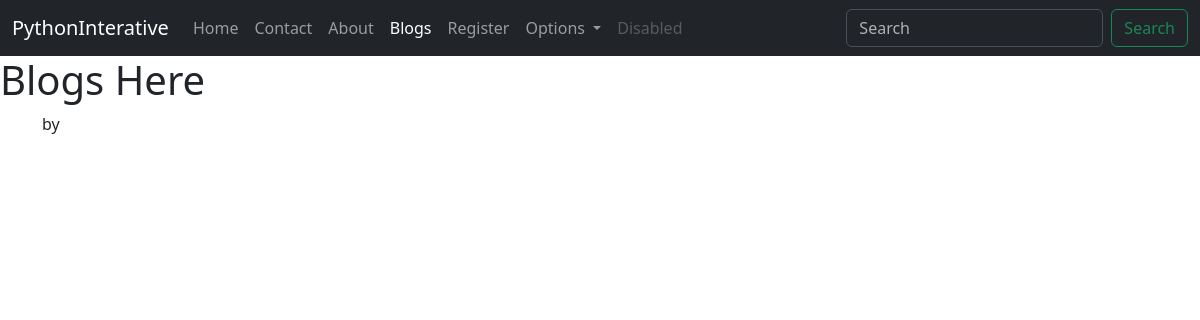
The page /blog/python-blog on the database as committed earlier.
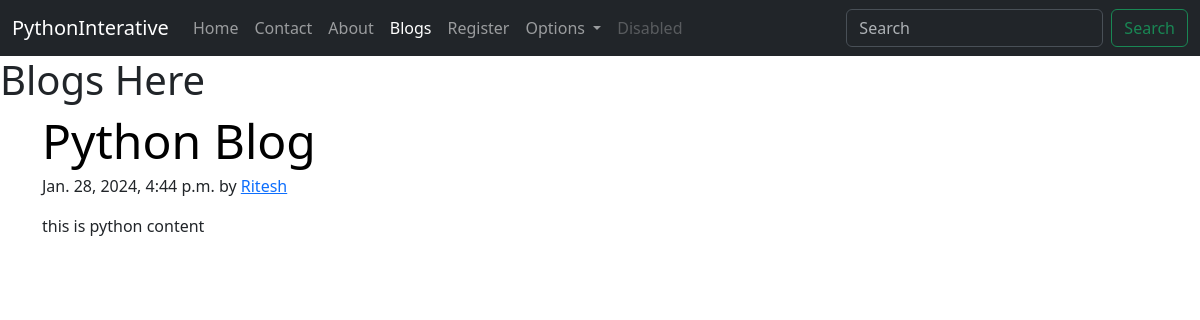
The same page on the database as committed later.
### blogsite/models.py (models this page shows, shortened)
class Post(models.Model):
    sno = models.AutoField(primary_key=True)
    title = models.CharField(max_length=100)
    content =models.TextField()
    author =models.CharField(max_length=15)
    slug =models.CharField(max_length=50)
    timeStamp=models.DateTimeField(auto_now_add=True,blank=True)

### blogsite/views.py (the view)
# urls.py: path('<str:slug>', views.blogpost, name='blogpost'),
def blogpost(request,slug):
    post=Post.objects.filter(slug=slug).first()
    context={'post':post}
    return render(request,"blogsite/blogpost.html",context)

### templates/blogsite/blogpost.html (shortened to what this page needs)
{% extends 'home/base.html' %}
{% block blogactive %} active {% endblock %}
{% block name %}
    Blogs Here
 {% endblock %}
 {% block body %}
 <article class="container">
    <h2 class="display-5 link-body-emphasis mb-1">{{post.title}}</h2>
    <p class="blog-post-meta">{{post.timeStamp}} by <a href="#">{{post.author}}</a></p>
    <p>{{post.content}}</p>
    </article>
 {% endblock %}

### templates/home/base.html (shortened to what this page needs)
<!DOCTYPE html>
<html lang="en">
<head>
  <link href="https://cdn.jsdelivr.net/npm/bootstrap@5.3.2/dist/css/bootstrap.min.css" rel="stylesheet">
</head>
<body>
  <nav class="navbar navbar-expand bg-dark " data-bs-theme="dark">
    <div class="container-fluid">
      <a class="navbar-brand" href="/">PythonInterative</a>
      <div class="collapse navbar-collapse" id="navbarSupportedContent">
        <ul class="navbar-nav me-auto mb-2 mb-lg-0">
          <li class="nav-item">
            <a class="nav-link {% block homeactive %} {% endblock %}" aria-current="page" href="/">Home</a>
          </li>
          <li class="nav-item">
            <a class="nav-link {% block contactactive %} {% endblock %}" href="/contact">Contact</a>
          </li>
          <li class="nav-item">
            <a class="nav-link {% block aboutactive %} {% endblock %}" href="/about">About</a>
          </li>
          <li class="nav-item">
            <a class="nav-link {% block blogactive %} {% endblock %}" href="/blog">Blogs</a>
          </li>
          <li class="nav-item">
            <a class="nav-link {% block registeractive %} {% endblock %}" href="/register">Register</a>
          </li>
          <li class="nav-item dropdown">
            <a class="nav-link dropdown-toggle" href="#" role="button" data-bs-toggle="dropdown" aria-expanded="false">
              Options
            </a>
          </li>
          <li class="nav-item">
            <a class="nav-link disabled" aria-disabled="true">Disabled</a>
          </li>
        </ul>
        <form action="/search" method="GET" class="d-flex" role="search" >
          <input class="form-control me-2" type="search" placeholder="Search" aria-label="Search" name="query">
          <button class="btn btn-outline-success" type="submit">Search</button>
        </form>
      </div>
    </div>
  </nav>
  <h1>{% block name %}
    {% endblock %}</h1>
  {% block body %}
  {% endblock %}
  </body>
</html>

Rows that differ between the two databases and show on the page:
added Post: title "Python Blog", timeStamp "Jan. 28, 2024, 4:44 p.m.", author "Ritesh", content "this is python content"
